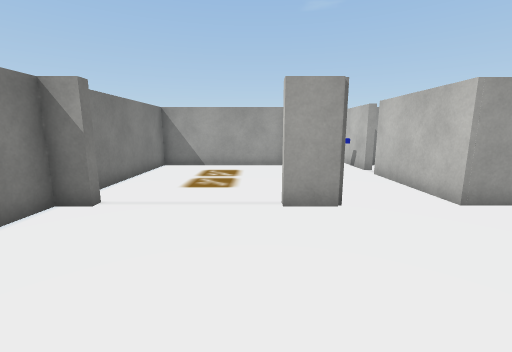
[1] (above)

23 first-person views from a walk through a Unity game level. The camera is 1.5 m above the floor, tilts 10° down and sees 90° across. The floor is counted in squares, 1 m on a side. Each view is taken from the middle of a square. On the plan, view 1 faces up. The plan holds only what a view shows up to about 13 squares ahead; the rest is blank. The place goes on beyond the plan. Some surface patterns are stand-ins.

[2]
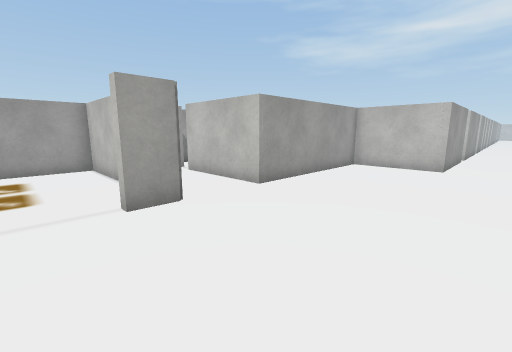

[3]
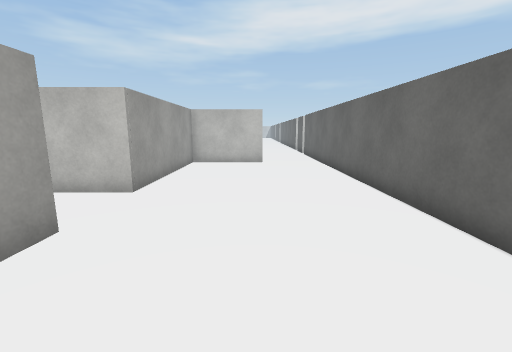

[4]
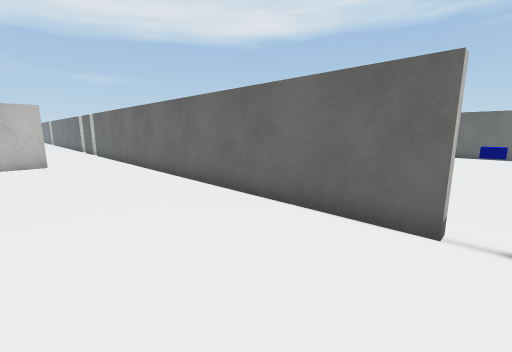

[5]
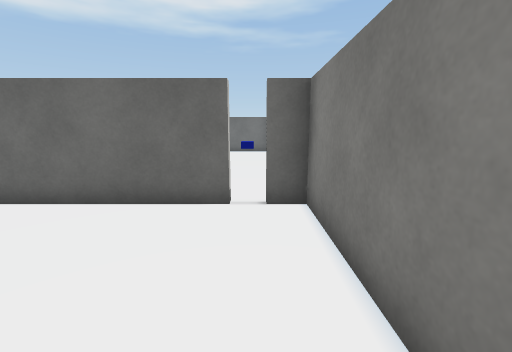

[6]
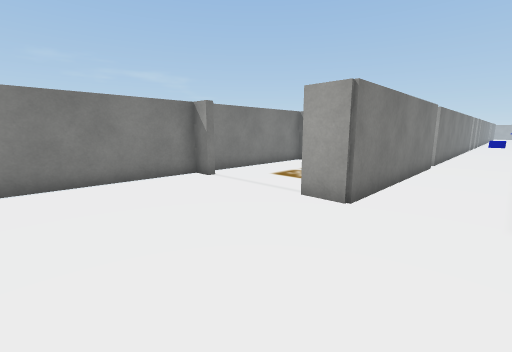

[7]
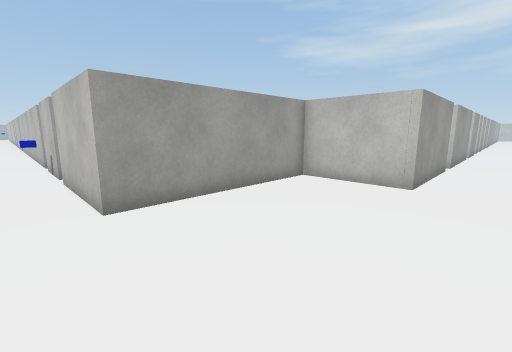

[8]
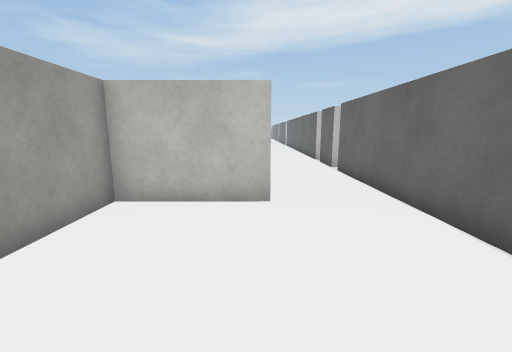

[9]
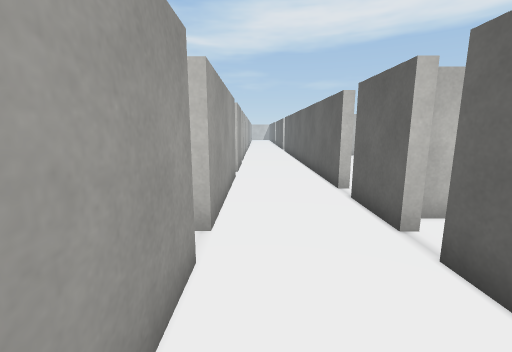

[10]
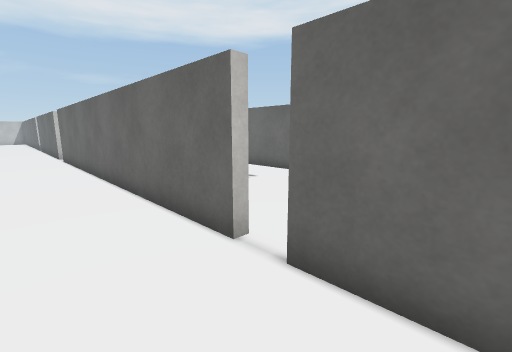

[11]
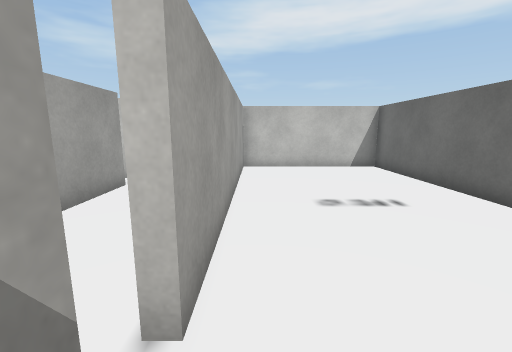

[12]
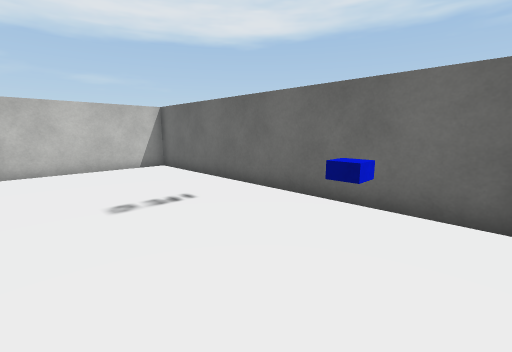

[13]
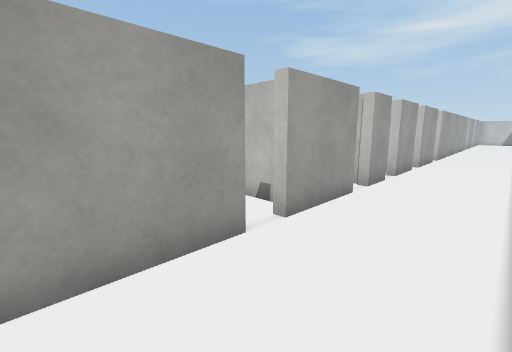

[14]
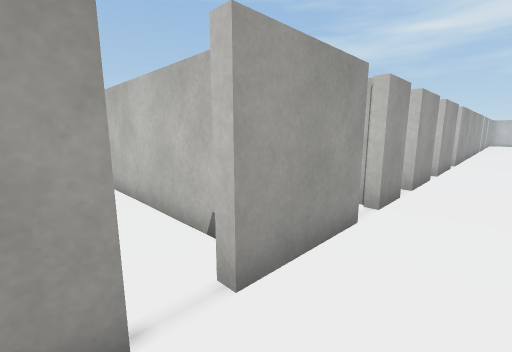

[15]
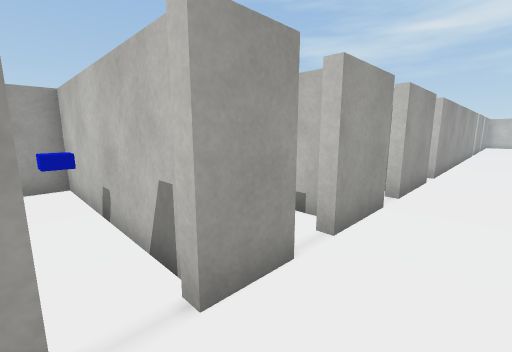

[16]
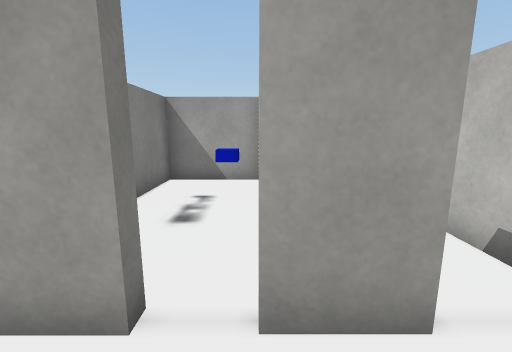

[17]
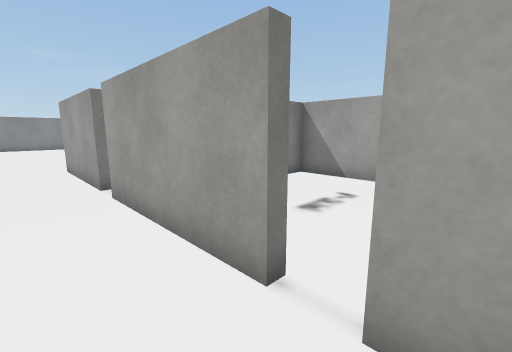

[18]
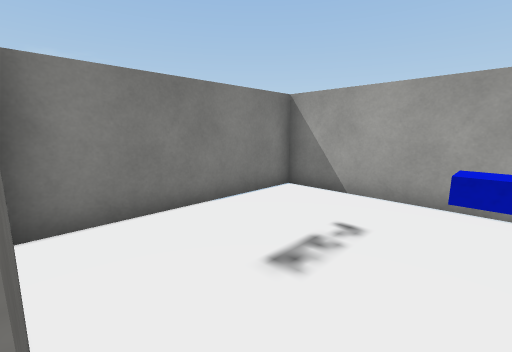

[19]
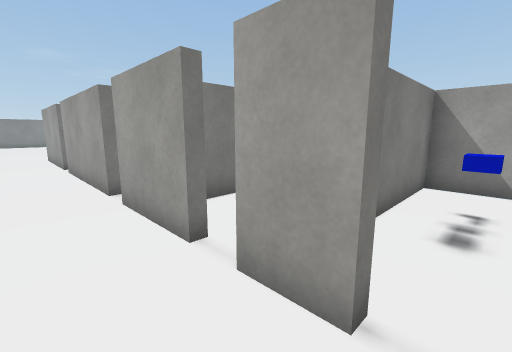

[20]
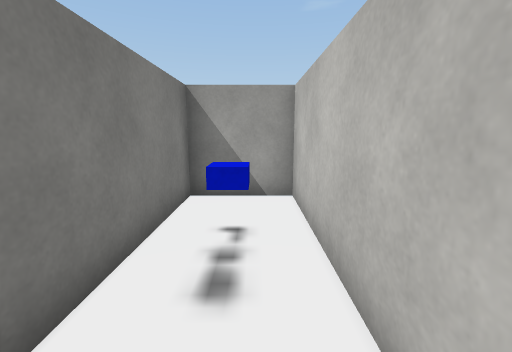

[21]
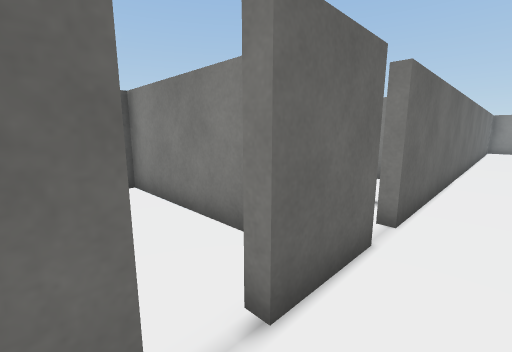

[22]
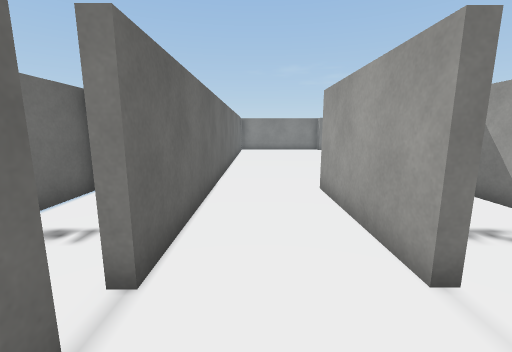

[23]
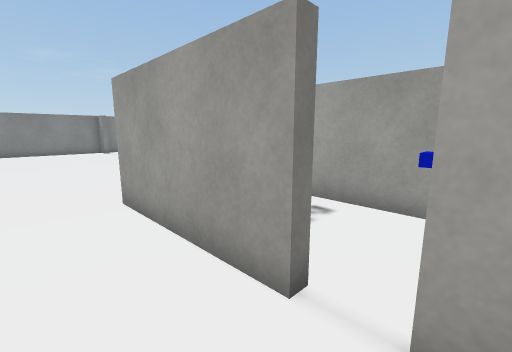

### Floor plan
Points are (right, up) in squares from view 1. A wall is a line through its corners. A room is listed if a view was taken in it or the views show most of it. See-through windows are left out.
Room 1 (views 1, 2, 3, 4, 5, 6, 7, 8, 9)
walls: (1.8, 5) (0.6, 5) (0.6, 5.4); (1.5, 8.2) (1.5, 11.3) (-4.1, 11.3) (-4.1, 5.8); (-3.3, 5.4) (-3.3, 5) (-4.1, 5) (-4.1, -1.2) (-3.1, -1.2); (-2.5, -1.2) (14.9, -1.2); (14.8, 1.7) (10.4, 1.7) (10.4, 5) (4.2, 5)
ways out: opening at (16.5, 0.5) to room 2; opening at (15, 2) to room 7; opening at (3, 5) to room 8
Room 2 (views 10, 22, 23)
walls: (18.5, 1.7) (15.6, 1.7); (15.6, -1.2) (17.8, -1.2)
ways out: opening at (16.5, 0.5) to room 1; opening at (18, -1) to room 3; opening at (19.5, 0.5) to room 4
Room 3 (views 11, 12, 13)
walls: (16.5, -2.6) (16.5, -7.1) (27.9, -7.1) (27.9, -1.5) (18.5, -1.5)
ways out: opening at (18, -1) to room 2
objects: blue block (18, -5)
Room 4 (views 14, 15, 16, 17, 18, 19, 21)
walls: (24.1, 1.7) (21.4, 1.7); (26.4, 1.7) (25.2, 1.7); (20.5, 1.7) (18.5, 1.7); (29.4, 1.7) (27.2, 1.7); (18.5, -1.2) (30.5, -1.2)
ways out: opening at (19.5, 0.5) to room 2; opening at (27, 1) to room 5; opening at (21, 2) to room 6; gap at (24, 2); gap at (29.5, 2)
Room 5 (view 20)
walls: (25.2, 3.4) (25.2, 4.4); (27.9, 2.1) (27.9, 7.9) (25.5, 7.9) (25.5, 3.2)
ways out: opening at (27, 1) to room 4
objects: blue block (24, 4) to (25, 4); blue block (27, 4)
Room 6 (no view inside)
walls: (21.1, 7.9) (16.5, 7.9) (16.5, 2) (20.5, 2); (22, 2.4) (22, 7.2)
ways out: opening at (21, 2) to room 4
objects: blue block (21, 4)
Room 7 (no view inside)
walls: (15.1, 5) (11.2, 5)
ways out: opening at (15, 2) to room 1
objects: blue block (15, 4)
Room 8 (no view inside)
walls: (4.2, 9.8) (4.2, 11.5); (4.2, 5) (4.2, 9); (1.8, 12.2) (1.8, 5)
ways out: opening at (3, 5) to room 1; opening at (3, 11)

Where each view was taken, in squares from view 1:
view 1: 0 up, 0 right, facing up
view 2: 0 up, 1 left, facing up-right
view 3: 2 up, 2 left, facing right
view 4: 3 up, 3 left, facing down-right
view 5: 4 up, 3 left, facing down
view 6: 0 up, 4 right, facing up-left
view 7: 0 up, 3 right, facing up-right
view 8: 2 up, 5 right, facing right
view 9: 1 up, 12 right, facing right
view 10: 1 up, 16 right, facing down-right
view 11: 2 down, 17 right, facing right
view 12: 2 down, 17 right, facing down-right
view 13: 1 down, 18 right, facing up-right
view 14: 0 up, 20 right, facing up-right
view 15: 0 up, 24 right, facing up-right
view 16: 0 up, 25 right, facing up
view 17: 0 up, 22 right, facing up-left
view 18: 2 up, 21 right, facing up-left
view 19: 0 up, 27 right, facing up-left
view 20: 2 up, 27 right, facing up
view 21: 0 up, 19 right, facing down-left
view 22: 0 up, 17 right, facing left
view 23: 0 up, 16 right, facing up-left
